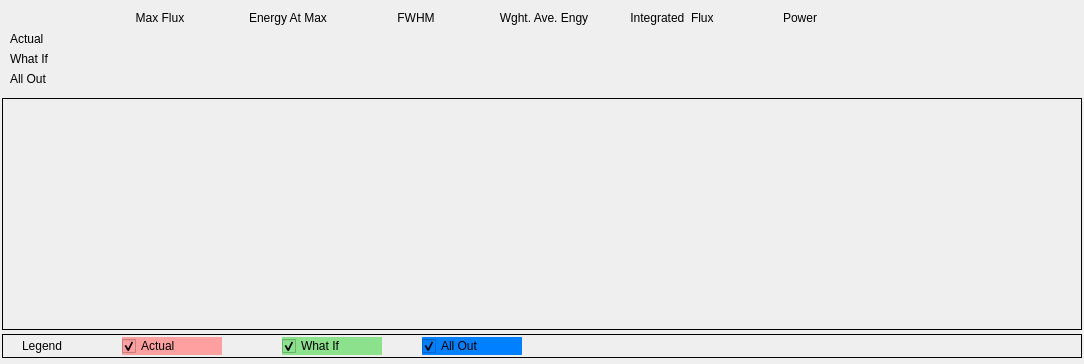
        <widget class="QWidget" name="page_1">
         <attribute name="title">
          <string> Postion In Beam </string>
         </attribute>
         <layout class="QVBoxLayout" name="verticalLayout_2">
          <property name="spacing">
           <number>4</number>
          </property>
          <property name="leftMargin">
           <number>2</number>
          </property>
          <property name="topMargin">
           <number>2</number>
          </property>
          <property name="rightMargin">
           <number>2</number>
          </property>
          <property name="bottomMargin">
           <number>6</number>
          </property>
          <item>
           <widget class="QFrame" name="qframe_03">
            <property name="minimumSize">
             <size>
              <width>0</width>
              <height>92</height>
             </size>
            </property>
            <property name="maximumSize">
             <size>
              <width>16777215</width>
              <height>92</height>
             </size>
            </property>
            <widget class="QLabel" name="qlabel_05">
             <property name="geometry">
              <rect>
               <x>100</x>
               <y>8</y>
               <width>116</width>
               <height>15</height>
              </rect>
             </property>
             <property name="maximumSize">
              <size>
               <width>16777215</width>
               <height>15</height>
              </size>
             </property>
             <property name="font">
              <font/>
             </property>
             <property name="text">
              <string>Max Flux</string>
             </property>
             <property name="alignment">
              <set>Qt::AlignCenter</set>
             </property>
            </widget>
            <widget class="QLabel" name="qlabel_06">
             <property name="geometry">
              <rect>
               <x>228</x>
               <y>8</y>
               <width>116</width>
               <height>15</height>
              </rect>
             </property>
             <property name="maximumSize">
              <size>
               <width>16777215</width>
               <height>15</height>
              </size>
             </property>
             <property name="font">
              <font/>
             </property>
             <property name="text">
              <string>Energy At Max</string>
             </property>
             <property name="alignment">
              <set>Qt::AlignCenter</set>
             </property>
            </widget>
            <widget class="QLabel" name="qlabel_07">
             <property name="geometry">
              <rect>
               <x>356</x>
               <y>8</y>
               <width>116</width>
               <height>15</height>
              </rect>
             </property>
             <property name="maximumSize">
              <size>
               <width>16777215</width>
               <height>15</height>
              </size>
             </property>
             <property name="font">
              <font/>
             </property>
             <property name="text">
              <string>FWHM</string>
             </property>
             <property name="alignment">
              <set>Qt::AlignCenter</set>
             </property>
            </widget>
            <widget class="QLabel" name="qlabel_08">
             <property name="geometry">
              <rect>
               <x>484</x>
               <y>8</y>
               <width>116</width>
               <height>15</height>
              </rect>
             </property>
             <property name="maximumSize">
              <size>
               <width>16777215</width>
               <height>15</height>
              </size>
             </property>
             <property name="font">
              <font/>
             </property>
             <property name="text">
              <string>Wght. Ave. Engy</string>
             </property>
             <property name="alignment">
              <set>Qt::AlignCenter</set>
             </property>
            </widget>
            <widget class="QLabel" name="qlabel_09">
             <property name="geometry">
              <rect>
               <x>612</x>
               <y>8</y>
               <width>116</width>
               <height>15</height>
              </rect>
             </property>
             <property name="maximumSize">
              <size>
               <width>16777215</width>
               <height>15</height>
              </size>
             </property>
             <property name="font">
              <font/>
             </property>
             <property name="text">
              <string>Integrated  Flux</string>
             </property>
             <property name="alignment">
              <set>Qt::AlignCenter</set>
             </property>
            </widget>
            <widget class="QLabel" name="qlabel_10">
             <property name="geometry">
              <rect>
               <x>740</x>
               <y>8</y>
               <width>116</width>
               <height>15</height>
              </rect>
             </property>
             <property name="maximumSize">
              <size>
               <width>16777215</width>
               <height>15</height>
              </size>
             </property>
             <property name="font">
              <font/>
             </property>
             <property name="text">
              <string>Power</string>
             </property>
             <property name="alignment">
              <set>Qt::AlignCenter</set>
             </property>
            </widget>
            <widget class="QELabel" name="qelabel_11">
             <property name="geometry">
              <rect>
               <x>100</x>
               <y>28</y>
               <width>116</width>
               <height>17</height>
              </rect>
             </property>
             <property name="minimumSize">
              <size>
               <width>116</width>
               <height>17</height>
              </size>
             </property>
             <property name="maximumSize">
              <size>
               <width>16777215</width>
               <height>17</height>
              </size>
             </property>
             <property name="alignment">
              <set>Qt::AlignRight|Qt::AlignTrailing|Qt::AlignVCenter</set>
             </property>
             <property name="variable" stdset="0">
              <string>MCTRSD01:MAX_FLUX</string>
             </property>
             <property name="addUnits">
              <bool>false</bool>
             </property>
             <property name="notation" stdset="0">
              <enum>QELabel::Scientific</enum>
             </property>
            </widget>
            <widget class="QELabel" name="qelabel_12">
             <property name="geometry">
              <rect>
               <x>228</x>
               <y>28</y>
               <width>116</width>
               <height>17</height>
              </rect>
             </property>
             <property name="minimumSize">
              <size>
               <width>116</width>
               <height>17</height>
              </size>
             </property>
             <property name="maximumSize">
              <size>
               <width>16777215</width>
               <height>17</height>
              </size>
             </property>
             <property name="alignment">
              <set>Qt::AlignRight|Qt::AlignTrailing|Qt::AlignVCenter</set>
             </property>
             <property name="variable" stdset="0">
              <string>MCTRSD01:ENERGY_AT_MAX_FLUX</string>
             </property>
            </widget>
            <widget class="QELabel" name="qelabel_13">
             <property name="geometry">
              <rect>
               <x>356</x>
               <y>28</y>
               <width>116</width>
               <height>17</height>
              </rect>
             </property>
             <property name="minimumSize">
              <size>
               <width>116</width>
               <height>17</height>
              </size>
             </property>
             <property name="maximumSize">
              <size>
               <width>16777215</width>
               <height>17</height>
              </size>
             </property>
             <property name="alignment">
              <set>Qt::AlignRight|Qt::AlignTrailing|Qt::AlignVCenter</set>
             </property>
             <property name="variable" stdset="0">
              <string>MCTRSD01:FWHM</string>
             </property>
            </widget>
            <widget class="QELabel" name="qelabel_14">
             <property name="geometry">
              <rect>
               <x>484</x>
               <y>28</y>
               <width>116</width>
               <height>17</height>
              </rect>
             </property>
             <property name="minimumSize">
              <size>
               <width>116</width>
               <height>17</height>
              </size>
             </property>
             <property name="maximumSize">
              <size>
               <width>16777215</width>
               <height>17</height>
              </size>
             </property>
             <property name="alignment">
              <set>Qt::AlignRight|Qt::AlignTrailing|Qt::AlignVCenter</set>
             </property>
             <property name="variable" stdset="0">
              <string>MCTRSD01:WEIGHTED_AVE_ENERGY</string>
             </property>
            </widget>
            <widget class="QELabel" name="qelabel_15">
             <property name="geometry">
              <rect>
               <x>612</x>
               <y>28</y>
               <width>116</width>
               <height>17</height>
              </rect>
             </property>
             <property name="minimumSize">
              <size>
               <width>116</width>
               <height>17</height>
              </size>
             </property>
             <property name="maximumSize">
              <size>
               <width>16777215</width>
               <height>17</height>
              </size>
             </property>
             <property name="alignment">
              <set>Qt::AlignRight|Qt::AlignTrailing|Qt::AlignVCenter</set>
             </property>
             <property name="variable" stdset="0">
              <string>MCTRSD01:INTEGRATED_FLUX</string>
             </property>
             <property name="addUnits">
              <bool>false</bool>
             </property>
             <property name="notation" stdset="0">
              <enum>QELabel::Scientific</enum>
             </property>
            </widget>
            <widget class="QELabel" name="qelabel_16">
             <property name="geometry">
              <rect>
               <x>740</x>
               <y>28</y>
               <width>116</width>
               <height>17</height>
              </rect>
             </property>
             <property name="minimumSize">
              <size>
               <width>116</width>
               <height>17</height>
              </size>
             </property>
             <property name="maximumSize">
              <size>
               <width>16777215</width>
               <height>17</height>
              </size>
             </property>
             <property name="alignment">
              <set>Qt::AlignRight|Qt::AlignTrailing|Qt::AlignVCenter</set>
             </property>
             <property name="variable" stdset="0">
              <string>MCTRSD01:POWER</string>
             </property>
            </widget>
            <widget class="QELabel" name="qelabel_17">
             <property name="geometry">
              <rect>
               <x>100</x>
               <y>48</y>
               <width>116</width>
               <height>17</height>
              </rect>
             </property>
             <property name="minimumSize">
              <size>
               <width>116</width>
               <height>17</height>
              </size>
             </property>
             <property name="maximumSize">
              <size>
               <width>16777215</width>
               <height>17</height>
              </size>
             </property>
             <property name="alignment">
              <set>Qt::AlignRight|Qt::AlignTrailing|Qt::AlignVCenter</set>
             </property>
             <property name="variable" stdset="0">
              <string>MCTRSD02:MAX_FLUX</string>
             </property>
             <property name="addUnits">
              <bool>false</bool>
             </property>
             <property name="notation" stdset="0">
              <enum>QELabel::Scientific</enum>
             </property>
            </widget>
            <widget class="QELabel" name="qelabel_18">
             <property name="geometry">
              <rect>
               <x>228</x>
               <y>48</y>
               <width>116</width>
               <height>17</height>
              </rect>
             </property>
             <property name="minimumSize">
              <size>
               <width>116</width>
               <height>17</height>
              </size>
             </property>
             <property name="maximumSize">
              <size>
               <width>16777215</width>
               <height>17</height>
              </size>
             </property>
             <property name="alignment">
              <set>Qt::AlignRight|Qt::AlignTrailing|Qt::AlignVCenter</set>
             </property>
             <property name="variable" stdset="0">
              <string>MCTRSD02:ENERGY_AT_MAX_FLUX</string>
             </property>
            </widget>
            <widget class="QELabel" name="qelabel_19">
             <property name="geometry">
              <rect>
               <x>356</x>
               <y>48</y>
               <width>116</width>
               <height>17</height>
              </rect>
             </property>
             <property name="minimumSize">
              <size>
               <width>116</width>
               <height>17</height>
              </size>
             </property>
             <property name="maximumSize">
              <size>
               <width>16777215</width>
               <height>17</height>
              </size>
             </property>
             <property name="alignment">
              <set>Qt::AlignRight|Qt::AlignTrailing|Qt::AlignVCenter</set>
             </property>
             <property name="variable" stdset="0">
              <string>MCTRSD02:FWHM</string>
             </property>
            </widget>
            <widget class="QELabel" name="qelabel_20">
             <property name="geometry">
              <rect>
               <x>484</x>
               <y>48</y>
               <width>116</width>
               <height>17</height>
              </rect>
             </property>
             <property name="minimumSize">
              <size>
               <width>116</width>
               <height>17</height>
              </size>
             </property>
             <property name="maximumSize">
              <size>
               <width>16777215</width>
               <height>17</height>
              </size>
             </property>
             <property name="alignment">
              <set>Qt::AlignRight|Qt::AlignTrailing|Qt::AlignVCenter</set>
             </property>
             <property name="variable" stdset="0">
              <string>MCTRSD02:WEIGHTED_AVE_ENERGY</string>
             </property>
            </widget>
            <widget class="QELabel" name="qelabel_21">
             <property name="geometry">
              <rect>
               <x>612</x>
               <y>48</y>
               <width>116</width>
               <height>17</height>
              </rect>
             </property>
             <property name="minimumSize">
              <size>
               <width>116</width>
               <height>17</height>
              </size>
             </property>
             <property name="maximumSize">
              <size>
               <width>16777215</width>
               <height>17</height>
              </size>
             </property>
             <property name="alignment">
              <set>Qt::AlignRight|Qt::AlignTrailing|Qt::AlignVCenter</set>
             </property>
             <property name="variable" stdset="0">
              <string>MCTRSD02:INTEGRATED_FLUX</string>
             </property>
             <property name="addUnits">
              <bool>false</bool>
             </property>
             <property name="notation" stdset="0">
              <enum>QELabel::Scientific</enum>
             </property>
            </widget>
            <widget class="QELabel" name="qelabel_22">
             <property name="geometry">
              <rect>
               <x>740</x>
               <y>48</y>
               <width>116</width>
               <height>17</height>
              </rect>
             </property>
             <property name="minimumSize">
              <size>
               <width>116</width>
               <height>17</height>
              </size>
             </property>
             <property name="maximumSize">
              <size>
               <width>16777215</width>
               <height>17</height>
              </size>
             </property>
             <property name="alignment">
              <set>Qt::AlignRight|Qt::AlignTrailing|Qt::AlignVCenter</set>
             </property>
             <property name="variable" stdset="0">
              <string>MCTRSD02:POWER</string>
             </property>
            </widget>
            <widget class="QELabel" name="qelabel_23">
             <property name="geometry">
              <rect>
               <x>100</x>
               <y>68</y>
               <width>116</width>
               <height>17</height>
              </rect>
             </property>
             <property name="minimumSize">
              <size>
               <width>116</width>
               <height>17</height>
              </size>
             </property>
             <property name="maximumSize">
              <size>
               <width>16777215</width>
               <height>17</height>
              </size>
             </property>
             <property name="alignment">
              <set>Qt::AlignRight|Qt::AlignTrailing|Qt::AlignVCenter</set>
             </property>
             <property name="variable" stdset="0">
              <string>MCTRSD03:MAX_FLUX</string>
             </property>
             <property name="addUnits">
              <bool>false</bool>
             </property>
             <property name="notation" stdset="0">
              <enum>QELabel::Scientific</enum>
             </property>
            </widget>
            <widget class="QELabel" name="qelabel_24">
             <property name="geometry">
              <rect>
               <x>228</x>
               <y>68</y>
               <width>116</width>
               <height>17</height>
              </rect>
             </property>
             <property name="minimumSize">
              <size>
               <width>116</width>
               <height>17</height>
              </size>
             </property>
             <property name="maximumSize">
              <size>
               <width>16777215</width>
               <height>17</height>
              </size>
             </property>
             <property name="alignment">
              <set>Qt::AlignRight|Qt::AlignTrailing|Qt::AlignVCenter</set>
             </property>
             <property name="variable" stdset="0">
              <string>MCTRSD03:ENERGY_AT_MAX_FLUX</string>
             </property>
            </widget>
            <widget class="QELabel" name="qelabel_25">
             <property name="geometry">
              <rect>
               <x>356</x>
               <y>68</y>
               <width>116</width>
               <height>17</height>
              </rect>
             </property>
             <property name="minimumSize">
              <size>
               <width>116</width>
               <height>17</height>
              </size>
             </property>
             <property name="maximumSize">
              <size>
               <width>16777215</width>
               <height>17</height>
              </size>
             </property>
             <property name="alignment">
              <set>Qt::AlignRight|Qt::AlignTrailing|Qt::AlignVCenter</set>
             </property>
             <property name="variable" stdset="0">
              <string>MCTRSD03:FWHM</string>
             </property>
            </widget>
            <widget class="QELabel" name="qelabel_26">
             <property name="geometry">
              <rect>
               <x>484</x>
               <y>68</y>
               <width>116</width>
               <height>17</height>
              </rect>
             </property>
             <property name="minimumSize">
              <size>
               <width>116</width>
               <height>17</height>
              </size>
             </property>
             <property name="maximumSize">
              <size>
               <width>16777215</width>
               <height>17</height>
              </size>
             </property>
             <property name="alignment">
              <set>Qt::AlignRight|Qt::AlignTrailing|Qt::AlignVCenter</set>
             </property>
             <property name="variable" stdset="0">
              <string>MCTRSD03:WEIGHTED_AVE_ENERGY</string>
             </property>
            </widget>
            <widget class="QELabel" name="qelabel_27">
             <property name="geometry">
              <rect>
               <x>612</x>
               <y>68</y>
               <width>116</width>
               <height>17</height>
              </rect>
             </property>
             <property name="minimumSize">
              <size>
               <width>116</width>
               <height>17</height>
              </size>
             </property>
             <property name="maximumSize">
              <size>
               <width>16777215</width>
               <height>17</height>
              </size>
             </property>
             <property name="alignment">
              <set>Qt::AlignRight|Qt::AlignTrailing|Qt::AlignVCenter</set>
             </property>
             <property name="variable" stdset="0">
              <string>MCTRSD03:INTEGRATED_FLUX</string>
             </property>
             <property name="addUnits">
              <bool>false</bool>
             </property>
             <property name="notation" stdset="0">
              <enum>QELabel::Scientific</enum>
             </property>
            </widget>
            <widget class="QELabel" name="qelabel_28">
             <property name="geometry">
              <rect>
               <x>740</x>
               <y>68</y>
               <width>116</width>
               <height>17</height>
              </rect>
             </property>
             <property name="minimumSize">
              <size>
               <width>116</width>
               <height>17</height>
              </size>
             </property>
             <property name="maximumSize">
              <size>
               <width>16777215</width>
               <height>17</height>
              </size>
             </property>
             <property name="alignment">
              <set>Qt::AlignRight|Qt::AlignTrailing|Qt::AlignVCenter</set>
             </property>
             <property name="variable" stdset="0">
              <string>MCTRSD03:POWER</string>
             </property>
            </widget>
            <widget class="QLabel" name="qlabel_11">
             <property name="geometry">
              <rect>
               <x>8</x>
               <y>28</y>
               <width>64</width>
               <height>17</height>
              </rect>
             </property>
             <property name="text">
              <string>Actual</string>
             </property>
            </widget>
            <widget class="QLabel" name="qlabel_12">
             <property name="geometry">
              <rect>
               <x>8</x>
               <y>48</y>
               <width>64</width>
               <height>17</height>
              </rect>
             </property>
             <property name="text">
              <string>What If</string>
             </property>
            </widget>
            <widget class="QLabel" name="qlabel_13">
             <property name="geometry">
              <rect>
               <x>8</x>
               <y>68</y>
               <width>64</width>
               <height>17</height>
              </rect>
             </property>
             <property name="text">
              <string>All Out</string>
             </property>
            </widget>
            <zorder>qlabel_05</zorder>
            <zorder>qlabel_06</zorder>
            <zorder>qlabel_07</zorder>
            <zorder>qlabel_08</zorder>
            <zorder>qlabel_09</zorder>
            <zorder>qlabel_10</zorder>
            <zorder>qlabel_11</zorder>
            <zorder>qlabel_12</zorder>
            <zorder>qlabel_13</zorder>
            <zorder>qelabel_13</zorder>
            <zorder>qelabel_11</zorder>
            <zorder>qelabel_12</zorder>
            <zorder>qelabel_14</zorder>
            <zorder>qelabel_15</zorder>
            <zorder>qelabel_16</zorder>
            <zorder>qelabel_17</zorder>
            <zorder>qelabel_18</zorder>
            <zorder>qelabel_19</zorder>
            <zorder>qelabel_20</zorder>
            <zorder>qelabel_21</zorder>
            <zorder>qelabel_22</zorder>
            <zorder>qelabel_23</zorder>
            <zorder>qelabel_24</zorder>
            <zorder>qelabel_25</zorder>
            <zorder>qelabel_26</zorder>
            <zorder>qelabel_27</zorder>
            <zorder>qelabel_28</zorder>
           </widget>
          </item>
          <item>
           <widget class="QEPlot" name="qeplot_01">
            <property name="minimumSize">
             <size>
              <width>1080</width>
              <height>232</height>
             </size>
            </property>
            <property name="frameShape">
             <enum>QFrame::Box</enum>
            </property>
            <property name="defaultStyle" stdset="0">
             <string>QWidget { background-color: rgba(240, 240, 240, 255); color: rgba(0, 0, 0, 255); }</string>
            </property>
            <property name="displayAlarmStateOption" stdset="0">
             <enum>QEFrame::WhenInvalid</enum>
            </property>
            <property name="variable2" stdset="0">
             <string>MCTRSD01:SPECTRUM</string>
            </property>
            <property name="variable3" stdset="0">
             <string>MCTRSD02:SPECTRUM</string>
            </property>
            <property name="variable4" stdset="0">
             <string>MCTRSD03:SPECTRUM</string>
            </property>
            <property name="traceColor3">
             <color>
              <red>0</red>
              <green>192</green>
              <blue>0</blue>
             </color>
            </property>
            <property name="traceWidth2">
             <number>2</number>
            </property>
            <property name="traceWidth3">
             <number>2</number>
            </property>
            <property name="traceWidth4">
             <number>2</number>
            </property>
            <property name="gridEnableMajorX">
             <bool>true</bool>
            </property>
            <property name="gridEnableMajorY">
             <bool>true</bool>
            </property>
            <property name="xUnit">
             <string>keV</string>
            </property>
            <property name="yUnit">
             <string>ph/s/0.1%BW</string>
            </property>
            <property name="xStart">
             <double>1.000000000000000</double>
            </property>
            <property name="xIncrement">
             <double>0.100000000000000</double>
            </property>
            <property name="margin">
             <number>4</number>
            </property>
           </widget>
          </item>
          <item>
           <widget class="QFrame" name="qframe_04">
            <property name="minimumSize">
             <size>
              <width>1080</width>
              <height>24</height>
             </size>
            </property>
            <property name="maximumSize">
             <size>
              <width>16777215</width>
              <height>24</height>
             </size>
            </property>
            <property name="frameShape">
             <enum>QFrame::Box</enum>
            </property>
            <property name="frameShadow">
             <enum>QFrame::Plain</enum>
            </property>
            <widget class="QLabel" name="qlabel_14">
             <property name="geometry">
              <rect>
               <x>20</x>
               <y>3</y>
               <width>64</width>
               <height>17</height>
              </rect>
             </property>
             <property name="text">
              <string>Legend</string>
             </property>
            </widget>
            <widget class="QCheckBox" name="checkBox_1">
             <property name="geometry">
              <rect>
               <x>120</x>
               <y>3</y>
               <width>100</width>
               <height>18</height>
              </rect>
             </property>
             <property name="styleSheet">
              <string notr="true">background-color: rgb(255, 160, 160);</string>
             </property>
             <property name="text">
              <string>Actual</string>
             </property>
             <property name="checked">
              <bool>true</bool>
             </property>
            </widget>
            <widget class="QCheckBox" name="checkBox_2">
             <property name="geometry">
              <rect>
               <x>280</x>
               <y>3</y>
               <width>100</width>
               <height>18</height>
              </rect>
             </property>
             <property name="styleSheet">
              <string notr="true">background-color: rgb(140, 225, 140);</string>
             </property>
             <property name="text">
              <string>What If</string>
             </property>
             <property name="checked">
              <bool>true</bool>
             </property>
            </widget>
            <widget class="QCheckBox" name="checkBox_3">
             <property name="geometry">
              <rect>
               <x>420</x>
               <y>3</y>
               <width>100</width>
               <height>18</height>
              </rect>
             </property>
             <property name="styleSheet">
              <string notr="true">background-color: rgb(0, 128, 255);</string>
             </property>
             <property name="text">
              <string>All Out</string>
             </property>
             <property name="checked">
              <bool>true</bool>
             </property>
            </widget>
           </widget>
          </item>
         </layout>
        </widget>
